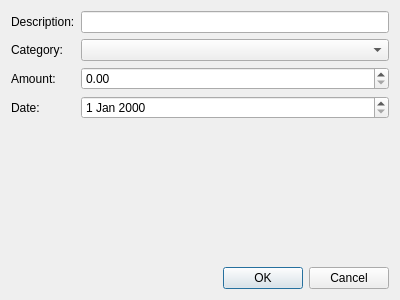
<?xml version="1.0" encoding="UTF-8"?>
<ui version="4.0">
 <class>TransactionDialog</class>
 <widget class="QDialog" name="TransactionDialog">
  <property name="geometry">
   <rect>
    <x>0</x>
    <y>0</y>
    <width>400</width>
    <height>300</height>
   </rect>
  </property>
  <layout class="QVBoxLayout" name="verticalLayout">
   <item>
    <layout class="QFormLayout" name="formLayout">
     <item row="0" column="0">
      <widget class="QLabel" name="label">
       <property name="text">
        <string>Description:</string>
       </property>
      </widget>
     </item>
     <item row="0" column="1">
      <widget class="QLineEdit" name="descriptionEdit"/>
     </item>
     <item row="1" column="0">
      <widget class="QLabel" name="label_2">
       <property name="text">
        <string>Category:</string>
       </property>
      </widget>
     </item>
     <item row="1" column="1">
      <widget class="QComboBox" name="categoryComboBox"/>
     </item>
     <item row="2" column="0">
      <widget class="QLabel" name="label_3">
       <property name="text">
        <string>Amount:</string>
       </property>
      </widget>
     </item>
     <item row="2" column="1">
      <widget class="QDoubleSpinBox" name="amountSpinBox">
       <property name="maximum">
        <double>1000000.000000000000000</double>
       </property>
      </widget>
     </item>
     <item row="3" column="0">
      <widget class="QLabel" name="label_4">
       <property name="text">
        <string>Date:</string>
       </property>
      </widget>
     </item>
     <item row="3" column="1">
      <widget class="QDateEdit" name="dateEdit"/>
     </item>
    </layout>
   </item>
   <item>
    <widget class="QDialogButtonBox" name="buttonBox">
     <property name="orientation">
      <enum>Qt::Horizontal</enum>
     </property>
     <property name="standardButtons">
      <set>QDialogButtonBox::Cancel|QDialogButtonBox::Ok</set>
     </property>
    </widget>
   </item>
  </layout>
 </widget>
 <resources/>
 <connections>
  <connection>
   <sender>buttonBox</sender>
   <signal>accepted()</signal>
   <receiver>TransactionDialog</receiver>
   <slot>accept()</slot>
  </connection>
  <connection>
   <sender>buttonBox</sender>
   <signal>rejected()</signal>
   <receiver>TransactionDialog</receiver>
   <slot>reject()</slot>
  </connection>
 </connections>
</ui> 
